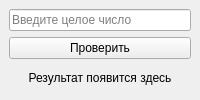
<?xml version="1.0" encoding="UTF-8"?>
<ui version="4.0">
 <class>MainWindow</class>
 <widget class="QMainWindow" name="MainWindow">
  <property name="windowTitle">
   <string>Проверка четности</string>
  </property>
  <widget class="QWidget" name="centralwidget">
   <layout class="QVBoxLayout" name="verticalLayout">
    <item>
     <widget class="QLineEdit" name="lineEditNumber">
      <property name="placeholderText">
       <string>Введите целое число</string>
      </property>
     </widget>
    </item>
    <item>
     <widget class="QPushButton" name="btnCheck">
      <property name="text">
       <string>Проверить</string>
      </property>
     </widget>
    </item>
    <item>
     <widget class="QLabel" name="labelResult">
      <property name="text">
       <string>Результат появится здесь</string>
      </property>
      <property name="alignment">
       <set>Qt::AlignCenter</set>
      </property>
     </widget>
    </item>
   </layout>
  </widget>
 </widget>
 <resources/>
 <connections/>
</ui>
